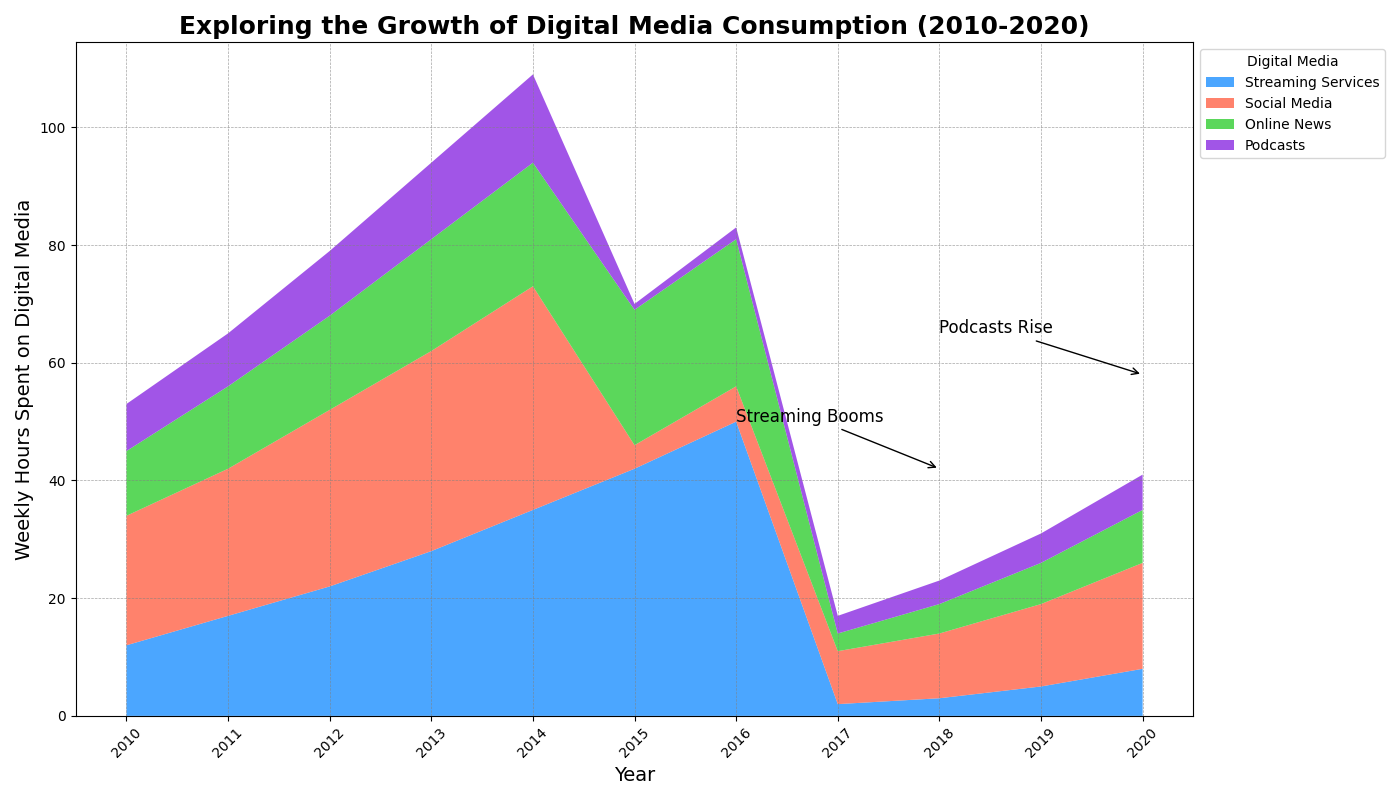

Python code for this plot:
import matplotlib.pyplot as plt
import numpy as np

# Define the years for the x-axis
years = np.arange(2010, 2021)

# Fictional data representing hours spent weekly on different digital media
# Data is altered while preserving original dimensional structure
streaming_services = np.array([12, 17, 22, 28, 35, 42, 50, 2, 3, 5, 8])  # Random alteration within the group
social_media = np.array([22, 25, 30, 34, 38, 4, 6, 9, 11, 14, 18])
online_news = np.array([11, 14, 16, 19, 21, 23, 25, 3, 5, 7, 9])
podcasts = np.array([8, 9, 11, 13, 15, 1, 2, 3, 4, 5, 6])

# Stack the data for the area chart
media_data = np.vstack([streaming_services, social_media, online_news, podcasts])

# Set up the plot
fig, ax = plt.subplots(figsize=(14, 8))

# Plot the stacked area chart
ax.stackplot(years, media_data, labels=['Streaming Services', 'Social Media', 'Online News', 'Podcasts'], 
             colors=['#1e90ff', '#ff6347', '#32cd32', '#8a2be2'], alpha=0.8)

# Set labels and title
ax.set_xlabel('Year', fontsize=14)
ax.set_ylabel('Weekly Hours Spent on Digital Media', fontsize=14)
ax.set_title("Exploring the Growth of Digital Media Consumption (2010-2020)", fontsize=18, fontweight='bold')

# Customize the x-axis to show every year
ax.set_xticks(years)
ax.set_xticklabels(years, rotation=45)

# Adding grid lines for better readability
ax.grid(True, which='major', linestyle='--', linewidth=0.5, color='grey', alpha=0.7)

# Add legend outside of plot
ax.legend(loc='upper left', bbox_to_anchor=(1, 1), title='Digital Media')

# Annotate significant developments
ax.annotate('Streaming Booms', xy=(2018, 42), xytext=(2016, 50),  # Adjusted position due to new data
            arrowprops=dict(facecolor='black', arrowstyle='->'), fontsize=12)

ax.annotate('Podcasts Rise', xy=(2020, 58), xytext=(2018, 65),  # Adjusted position due to new data
            arrowprops=dict(facecolor='black', arrowstyle='->'), fontsize=12)

# Adjust layout to ensure proper spacing
plt.tight_layout()

# Display the plot
plt.show()
